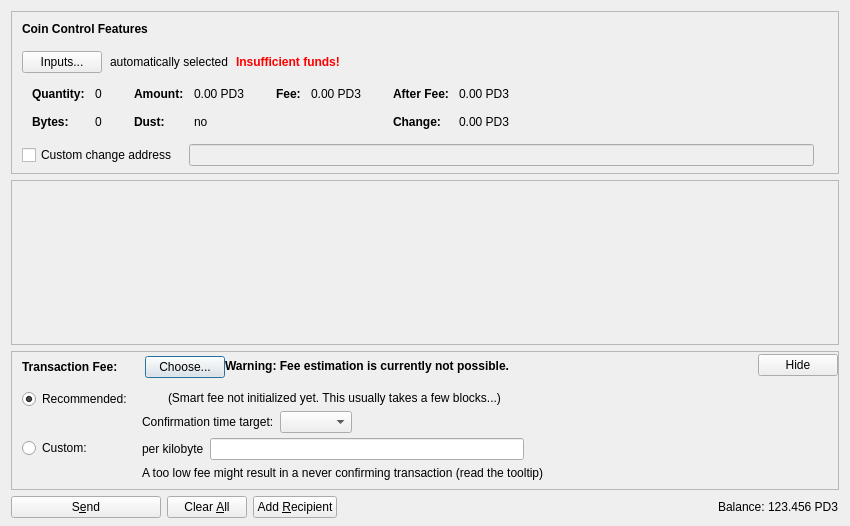
<?xml version="1.0" encoding="UTF-8"?>
<ui version="4.0">
 <class>SendCoinsDialog</class>
 <widget class="QDialog" name="SendCoinsDialog">
  <property name="geometry">
   <rect>
    <x>0</x>
    <y>0</y>
    <width>850</width>
    <height>526</height>
   </rect>
  </property>
  <property name="windowTitle">
   <string>Send Coins</string>
  </property>
  <layout class="QVBoxLayout" name="verticalLayout" stretch="0,1,0,0">
   <property name="bottomMargin">
    <number>8</number>
   </property>
   <item>
    <widget class="QFrame" name="frameCoinControl">
     <property name="sizePolicy">
      <sizepolicy hsizetype="Expanding" vsizetype="Expanding">
       <horstretch>0</horstretch>
       <verstretch>0</verstretch>
      </sizepolicy>
     </property>
     <property name="maximumSize">
      <size>
       <width>16777215</width>
       <height>16777215</height>
      </size>
     </property>
     <property name="frameShape">
      <enum>QFrame::StyledPanel</enum>
     </property>
     <property name="frameShadow">
      <enum>QFrame::Sunken</enum>
     </property>
     <layout class="QVBoxLayout" name="verticalLayoutCoinControl2">
      <property name="spacing">
       <number>0</number>
      </property>
      <property name="leftMargin">
       <number>0</number>
      </property>
      <property name="topMargin">
       <number>0</number>
      </property>
      <property name="rightMargin">
       <number>0</number>
      </property>
      <property name="bottomMargin">
       <number>6</number>
      </property>
      <item>
       <layout class="QVBoxLayout" name="verticalLayoutCoinControl" stretch="0,0,0,0,1">
        <property name="spacing">
         <number>0</number>
        </property>
        <property name="leftMargin">
         <number>10</number>
        </property>
        <property name="topMargin">
         <number>10</number>
        </property>
        <item>
         <layout class="QHBoxLayout" name="horizontalLayoutCoinControl1">
          <property name="bottomMargin">
           <number>15</number>
          </property>
          <item>
           <widget class="QLabel" name="labelCoinControlFeatures">
            <property name="sizePolicy">
             <sizepolicy hsizetype="Preferred" vsizetype="Maximum">
              <horstretch>0</horstretch>
              <verstretch>0</verstretch>
             </sizepolicy>
            </property>
            <property name="font">
             <font>
              <weight>75</weight>
              <bold>true</bold>
             </font>
            </property>
            <property name="styleSheet">
             <string notr="true">font-weight:bold;</string>
            </property>
            <property name="text">
             <string>Coin Control Features</string>
            </property>
           </widget>
          </item>
         </layout>
        </item>
        <item>
         <layout class="QHBoxLayout" name="horizontalLayoutCoinControl2" stretch="0,0,0,0">
          <property name="spacing">
           <number>8</number>
          </property>
          <property name="bottomMargin">
           <number>10</number>
          </property>
          <item>
           <widget class="QPushButton" name="pushButtonCoinControl">
            <property name="styleSheet">
             <string notr="true"/>
            </property>
            <property name="text">
             <string>Inputs...</string>
            </property>
            <property name="autoDefault">
             <bool>false</bool>
            </property>
           </widget>
          </item>
          <item>
           <widget class="QLabel" name="labelCoinControlAutomaticallySelected">
            <property name="text">
             <string>automatically selected</string>
            </property>
            <property name="margin">
             <number>5</number>
            </property>
           </widget>
          </item>
          <item>
           <widget class="QLabel" name="labelCoinControlInsuffFunds">
            <property name="font">
             <font>
              <weight>75</weight>
              <bold>true</bold>
             </font>
            </property>
            <property name="styleSheet">
             <string notr="true">color:red;font-weight:bold;</string>
            </property>
            <property name="text">
             <string>Insufficient funds!</string>
            </property>
            <property name="margin">
             <number>5</number>
            </property>
           </widget>
          </item>
          <item>
           <spacer name="horizontalSpacerCoinControl">
            <property name="orientation">
             <enum>Qt::Horizontal</enum>
            </property>
            <property name="sizeHint" stdset="0">
             <size>
              <width>40</width>
              <height>1</height>
             </size>
            </property>
           </spacer>
          </item>
         </layout>
        </item>
        <item>
         <widget class="QWidget" name="widgetCoinControl" native="true">
          <property name="sizePolicy">
           <sizepolicy hsizetype="Preferred" vsizetype="Preferred">
            <horstretch>0</horstretch>
            <verstretch>0</verstretch>
           </sizepolicy>
          </property>
          <property name="minimumSize">
           <size>
            <width>0</width>
            <height>0</height>
           </size>
          </property>
          <property name="styleSheet">
           <string notr="true"/>
          </property>
          <layout class="QHBoxLayout" name="horizontalLayoutCoinControl5">
           <property name="leftMargin">
            <number>0</number>
           </property>
           <property name="topMargin">
            <number>0</number>
           </property>
           <property name="rightMargin">
            <number>0</number>
           </property>
           <property name="bottomMargin">
            <number>0</number>
           </property>
           <item>
            <layout class="QHBoxLayout" name="horizontalLayoutCoinControl3" stretch="0,0,0,1">
             <property name="spacing">
              <number>20</number>
             </property>
             <property name="topMargin">
              <number>0</number>
             </property>
             <property name="bottomMargin">
              <number>10</number>
             </property>
             <item>
              <layout class="QFormLayout" name="formLayoutCoinControl1">
               <property name="horizontalSpacing">
                <number>10</number>
               </property>
               <property name="verticalSpacing">
                <number>14</number>
               </property>
               <property name="leftMargin">
                <number>10</number>
               </property>
               <property name="topMargin">
                <number>4</number>
               </property>
               <property name="rightMargin">
                <number>6</number>
               </property>
               <item row="0" column="0">
                <widget class="QLabel" name="labelCoinControlQuantityText">
                 <property name="font">
                  <font>
                   <weight>75</weight>
                   <bold>true</bold>
                  </font>
                 </property>
                 <property name="text">
                  <string>Quantity:</string>
                 </property>
                 <property name="margin">
                  <number>0</number>
                 </property>
                </widget>
               </item>
               <item row="0" column="1">
                <widget class="QLabel" name="labelCoinControlQuantity">
                 <property name="cursor">
                  <cursorShape>IBeamCursor</cursorShape>
                 </property>
                 <property name="contextMenuPolicy">
                  <enum>Qt::ActionsContextMenu</enum>
                 </property>
                 <property name="text">
                  <string notr="true">0</string>
                 </property>
                 <property name="margin">
                  <number>0</number>
                 </property>
                 <property name="textInteractionFlags">
                  <set>Qt::LinksAccessibleByMouse|Qt::TextSelectableByKeyboard|Qt::TextSelectableByMouse</set>
                 </property>
                </widget>
               </item>
               <item row="1" column="0">
                <widget class="QLabel" name="labelCoinControlBytesText">
                 <property name="font">
                  <font>
                   <weight>75</weight>
                   <bold>true</bold>
                  </font>
                 </property>
                 <property name="text">
                  <string>Bytes:</string>
                 </property>
                </widget>
               </item>
               <item row="1" column="1">
                <widget class="QLabel" name="labelCoinControlBytes">
                 <property name="cursor">
                  <cursorShape>IBeamCursor</cursorShape>
                 </property>
                 <property name="contextMenuPolicy">
                  <enum>Qt::ActionsContextMenu</enum>
                 </property>
                 <property name="text">
                  <string notr="true">0</string>
                 </property>
                 <property name="textInteractionFlags">
                  <set>Qt::LinksAccessibleByMouse|Qt::TextSelectableByKeyboard|Qt::TextSelectableByMouse</set>
                 </property>
                </widget>
               </item>
              </layout>
             </item>
             <item>
              <layout class="QFormLayout" name="formLayoutCoinControl2">
               <property name="horizontalSpacing">
                <number>10</number>
               </property>
               <property name="verticalSpacing">
                <number>14</number>
               </property>
               <property name="leftMargin">
                <number>6</number>
               </property>
               <property name="topMargin">
                <number>4</number>
               </property>
               <property name="rightMargin">
                <number>6</number>
               </property>
               <item row="0" column="0">
                <widget class="QLabel" name="labelCoinControlAmountText">
                 <property name="font">
                  <font>
                   <weight>75</weight>
                   <bold>true</bold>
                  </font>
                 </property>
                 <property name="text">
                  <string>Amount:</string>
                 </property>
                 <property name="margin">
                  <number>0</number>
                 </property>
                </widget>
               </item>
               <item row="0" column="1">
                <widget class="QLabel" name="labelCoinControlAmount">
                 <property name="cursor">
                  <cursorShape>IBeamCursor</cursorShape>
                 </property>
                 <property name="contextMenuPolicy">
                  <enum>Qt::ActionsContextMenu</enum>
                 </property>
                 <property name="text">
                  <string notr="true">0.00 PD3</string>
                 </property>
                 <property name="textInteractionFlags">
                  <set>Qt::LinksAccessibleByMouse|Qt::TextSelectableByKeyboard|Qt::TextSelectableByMouse</set>
                 </property>
                </widget>
               </item>
               <item row="1" column="0">
                <widget class="QLabel" name="labelCoinControlLowOutputText">
                 <property name="font">
                  <font>
                   <weight>75</weight>
                   <bold>true</bold>
                  </font>
                 </property>
                 <property name="text">
                  <string>Dust:</string>
                 </property>
                </widget>
               </item>
               <item row="1" column="1">
                <widget class="QLabel" name="labelCoinControlLowOutput">
                 <property name="cursor">
                  <cursorShape>IBeamCursor</cursorShape>
                 </property>
                 <property name="contextMenuPolicy">
                  <enum>Qt::ActionsContextMenu</enum>
                 </property>
                 <property name="text">
                  <string notr="true">no</string>
                 </property>
                 <property name="textInteractionFlags">
                  <set>Qt::LinksAccessibleByMouse|Qt::TextSelectableByKeyboard|Qt::TextSelectableByMouse</set>
                 </property>
                </widget>
               </item>
              </layout>
             </item>
             <item>
              <layout class="QFormLayout" name="formLayoutCoinControl3">
               <property name="horizontalSpacing">
                <number>10</number>
               </property>
               <property name="verticalSpacing">
                <number>14</number>
               </property>
               <property name="leftMargin">
                <number>6</number>
               </property>
               <property name="topMargin">
                <number>4</number>
               </property>
               <property name="rightMargin">
                <number>6</number>
               </property>
               <item row="0" column="0">
                <widget class="QLabel" name="labelCoinControlFeeText">
                 <property name="font">
                  <font>
                   <weight>75</weight>
                   <bold>true</bold>
                  </font>
                 </property>
                 <property name="text">
                  <string>Fee:</string>
                 </property>
                 <property name="margin">
                  <number>0</number>
                 </property>
                </widget>
               </item>
               <item row="0" column="1">
                <widget class="QLabel" name="labelCoinControlFee">
                 <property name="cursor">
                  <cursorShape>IBeamCursor</cursorShape>
                 </property>
                 <property name="contextMenuPolicy">
                  <enum>Qt::ActionsContextMenu</enum>
                 </property>
                 <property name="text">
                  <string notr="true">0.00 PD3</string>
                 </property>
                 <property name="textInteractionFlags">
                  <set>Qt::LinksAccessibleByMouse|Qt::TextSelectableByKeyboard|Qt::TextSelectableByMouse</set>
                 </property>
                </widget>
               </item>
              </layout>
             </item>
             <item>
              <layout class="QFormLayout" name="formLayoutCoinControl4">
               <property name="horizontalSpacing">
                <number>10</number>
               </property>
               <property name="verticalSpacing">
                <number>14</number>
               </property>
               <property name="leftMargin">
                <number>6</number>
               </property>
               <property name="topMargin">
                <number>4</number>
               </property>
               <property name="rightMargin">
                <number>6</number>
               </property>
               <item row="0" column="0">
                <widget class="QLabel" name="labelCoinControlAfterFeeText">
                 <property name="font">
                  <font>
                   <weight>75</weight>
                   <bold>true</bold>
                  </font>
                 </property>
                 <property name="text">
                  <string>After Fee:</string>
                 </property>
                 <property name="margin">
                  <number>0</number>
                 </property>
                </widget>
               </item>
               <item row="0" column="1">
                <widget class="QLabel" name="labelCoinControlAfterFee">
                 <property name="cursor">
                  <cursorShape>IBeamCursor</cursorShape>
                 </property>
                 <property name="contextMenuPolicy">
                  <enum>Qt::ActionsContextMenu</enum>
                 </property>
                 <property name="text">
                  <string notr="true">0.00 PD3</string>
                 </property>
                 <property name="textInteractionFlags">
                  <set>Qt::LinksAccessibleByMouse|Qt::TextSelectableByKeyboard|Qt::TextSelectableByMouse</set>
                 </property>
                </widget>
               </item>
               <item row="1" column="0">
                <widget class="QLabel" name="labelCoinControlChangeText">
                 <property name="font">
                  <font>
                   <weight>75</weight>
                   <bold>true</bold>
                  </font>
                 </property>
                 <property name="text">
                  <string>Change:</string>
                 </property>
                </widget>
               </item>
               <item row="1" column="1">
                <widget class="QLabel" name="labelCoinControlChange">
                 <property name="cursor">
                  <cursorShape>IBeamCursor</cursorShape>
                 </property>
                 <property name="contextMenuPolicy">
                  <enum>Qt::ActionsContextMenu</enum>
                 </property>
                 <property name="text">
                  <string notr="true">0.00 PD3</string>
                 </property>
                 <property name="textInteractionFlags">
                  <set>Qt::LinksAccessibleByMouse|Qt::TextSelectableByKeyboard|Qt::TextSelectableByMouse</set>
                 </property>
                </widget>
               </item>
              </layout>
             </item>
            </layout>
           </item>
          </layout>
         </widget>
        </item>
        <item>
         <layout class="QHBoxLayout" name="horizontalLayoutCoinControl4" stretch="0,0,0">
          <property name="spacing">
           <number>12</number>
          </property>
          <property name="sizeConstraint">
           <enum>QLayout::SetDefaultConstraint</enum>
          </property>
          <property name="topMargin">
           <number>5</number>
          </property>
          <property name="rightMargin">
           <number>5</number>
          </property>
          <item>
           <widget class="QCheckBox" name="checkBoxCoinControlChange">
            <property name="toolTip">
             <string>If this is activated, but the change address is empty or invalid, change will be sent to a newly generated address.</string>
            </property>
            <property name="text">
             <string>Custom change address</string>
            </property>
           </widget>
          </item>
          <item>
           <widget class="QValidatedLineEdit" name="lineEditCoinControlChange">
            <property name="enabled">
             <bool>false</bool>
            </property>
            <property name="sizePolicy">
             <sizepolicy hsizetype="Expanding" vsizetype="Fixed">
              <horstretch>0</horstretch>
              <verstretch>0</verstretch>
             </sizepolicy>
            </property>
           </widget>
          </item>
          <item>
           <widget class="QLabel" name="labelCoinControlChangeLabel">
            <property name="sizePolicy">
             <sizepolicy hsizetype="Preferred" vsizetype="Expanding">
              <horstretch>0</horstretch>
              <verstretch>0</verstretch>
             </sizepolicy>
            </property>
            <property name="minimumSize">
             <size>
              <width>0</width>
              <height>0</height>
             </size>
            </property>
            <property name="text">
             <string/>
            </property>
            <property name="margin">
             <number>3</number>
            </property>
           </widget>
          </item>
         </layout>
        </item>
        <item>
         <spacer name="verticalSpacerCoinControl">
          <property name="orientation">
           <enum>Qt::Vertical</enum>
          </property>
          <property name="sizeHint" stdset="0">
           <size>
            <width>800</width>
            <height>1</height>
           </size>
          </property>
         </spacer>
        </item>
       </layout>
      </item>
     </layout>
    </widget>
   </item>
   <item>
    <widget class="QScrollArea" name="scrollArea">
     <property name="widgetResizable">
      <bool>true</bool>
     </property>
     <widget class="QWidget" name="scrollAreaWidgetContents">
      <property name="geometry">
       <rect>
        <x>0</x>
        <y>0</y>
        <width>830</width>
        <height>104</height>
       </rect>
      </property>
      <layout class="QVBoxLayout" name="verticalLayout_2" stretch="0,1">
       <property name="leftMargin">
        <number>0</number>
       </property>
       <property name="topMargin">
        <number>0</number>
       </property>
       <property name="rightMargin">
        <number>0</number>
       </property>
       <property name="bottomMargin">
        <number>0</number>
       </property>
       <item>
        <layout class="QVBoxLayout" name="entries">
         <property name="spacing">
          <number>6</number>
         </property>
        </layout>
       </item>
       <item>
        <spacer name="verticalSpacer">
         <property name="orientation">
          <enum>Qt::Vertical</enum>
         </property>
         <property name="sizeHint" stdset="0">
          <size>
           <width>20</width>
           <height>40</height>
          </size>
         </property>
        </spacer>
       </item>
      </layout>
     </widget>
    </widget>
   </item>
   <item>
    <widget class="QFrame" name="frameFee">
     <property name="sizePolicy">
      <sizepolicy hsizetype="Expanding" vsizetype="Expanding">
       <horstretch>0</horstretch>
       <verstretch>0</verstretch>
      </sizepolicy>
     </property>
     <property name="maximumSize">
      <size>
       <width>16777215</width>
       <height>16777215</height>
      </size>
     </property>
     <property name="frameShape">
      <enum>QFrame::StyledPanel</enum>
     </property>
     <property name="frameShadow">
      <enum>QFrame::Sunken</enum>
     </property>
     <layout class="QVBoxLayout" name="verticalLayoutFee1">
      <property name="spacing">
       <number>0</number>
      </property>
      <property name="leftMargin">
       <number>0</number>
      </property>
      <property name="topMargin">
       <number>0</number>
      </property>
      <property name="rightMargin">
       <number>0</number>
      </property>
      <property name="bottomMargin">
       <number>0</number>
      </property>
      <item>
       <layout class="QVBoxLayout" name="verticalLayoutFee2" stretch="0,0,0">
        <property name="spacing">
         <number>0</number>
        </property>
        <property name="leftMargin">
         <number>10</number>
        </property>
        <property name="topMargin">
         <number>0</number>
        </property>
        <item>
         <layout class="QHBoxLayout" name="horizontalLayoutFee1">
          <property name="bottomMargin">
           <number>0</number>
          </property>
          <item>
           <layout class="QVBoxLayout" name="verticalLayoutFee7">
            <property name="spacing">
             <number>0</number>
            </property>
            <item>
             <spacer name="verticalSpacerSmartFee">
              <property name="orientation">
               <enum>Qt::Vertical</enum>
              </property>
              <property name="sizeType">
               <enum>QSizePolicy::Fixed</enum>
              </property>
              <property name="sizeHint" stdset="0">
               <size>
                <width>1</width>
                <height>4</height>
               </size>
              </property>
             </spacer>
            </item>
            <item>
             <layout class="QHBoxLayout" name="horizontalLayoutSmartFee">
              <property name="spacing">
               <number>10</number>
              </property>
              <item>
               <widget class="QLabel" name="labelFeeHeadline">
                <property name="sizePolicy">
                 <sizepolicy hsizetype="Preferred" vsizetype="Maximum">
                  <horstretch>0</horstretch>
                  <verstretch>0</verstretch>
                 </sizepolicy>
                </property>
                <property name="font">
                 <font>
                  <weight>75</weight>
                  <bold>true</bold>
                 </font>
                </property>
                <property name="styleSheet">
                 <string notr="true">font-weight:bold;</string>
                </property>
                <property name="text">
                 <string>Transaction Fee:</string>
                </property>
               </widget>
              </item>
              <item>
               <widget class="QLabel" name="labelFeeMinimized">
                <property name="text">
                 <string/>
                </property>
               </widget>
              </item>
              <item>
               <widget class="QPushButton" name="buttonChooseFee">
                <property name="text">
                 <string>Choose...</string>
                </property>
               </widget>
              </item>
             </layout>
            </item>
            <item>
             <spacer name="verticalSpacer_5">
              <property name="orientation">
               <enum>Qt::Vertical</enum>
              </property>
              <property name="sizeHint" stdset="0">
               <size>
                <width>1</width>
                <height>1</height>
               </size>
              </property>
             </spacer>
            </item>
           </layout>
          </item>
          <item>
           <widget class="QLabel" name="fallbackFeeWarningLabel">
            <property name="toolTip">
             <string>Using the fallbackfee can result in sending a transaction that will take several hours or days (or never) to confirm. Consider choosing your fee manually or wait until you have validated the complete chain.</string>
            </property>
            <property name="font">
            <font>
                <weight>75</weight>
                <bold>true</bold>
            </font>
            </property>
            <property name="text">
             <string>Warning: Fee estimation is currently not possible.</string>
            </property>
            <property name="wordWrap">
             <bool>false</bool>
            </property>
           </widget>
          </item>
          <item>
           <spacer name="horizontalSpacer_4">
            <property name="orientation">
             <enum>Qt::Horizontal</enum>
            </property>
            <property name="sizeType">
             <enum>QSizePolicy::MinimumExpanding</enum>
            </property>
            <property name="sizeHint" stdset="0">
             <size>
              <width>40</width>
              <height>20</height>
             </size>
            </property>
           </spacer>
          </item>
          <item>
           <widget class="QPushButton" name="buttonMinimizeFee">
            <property name="toolTip">
             <string>collapse fee-settings</string>
            </property>
            <property name="text">
             <string>Hide</string>
            </property>
           </widget>
          </item>
         </layout>
        </item>
        <item>
         <widget class="QFrame" name="frameFeeSelection">
          <layout class="QVBoxLayout" name="verticalLayoutFee12">
           <property name="spacing">
            <number>0</number>
           </property>
           <property name="leftMargin">
            <number>0</number>
           </property>
           <property name="topMargin">
            <number>0</number>
           </property>
           <property name="rightMargin">
            <number>0</number>
           </property>
           <property name="bottomMargin">
            <number>0</number>
           </property>
           <item>
            <layout class="QGridLayout" name="gridLayoutFee">
             <property name="topMargin">
              <number>10</number>
             </property>
             <property name="bottomMargin">
              <number>4</number>
             </property>
             <property name="horizontalSpacing">
              <number>10</number>
             </property>
             <property name="verticalSpacing">
              <number>4</number>
             </property>
             <item row="1" column="1">
              <layout class="QVBoxLayout" name="verticalLayoutFee8">
               <property name="spacing">
                <number>6</number>
               </property>
               <item>
                <layout class="QHBoxLayout" name="horizontalLayoutFee13">
                 <item>
                  <widget class="QLabel" name="labelCustomPerKilobyte">
                   <property name="toolTip">
                    <string>Specify a custom fee per kB (1,000 bytes) of the transaction's virtual size.

Note:  Since the fee is calculated on a per-byte basis, a fee of "100 satoshis per kB" for a transaction size of 500 bytes (half of 1 kB) would ultimately yield a fee of only 50 satoshis.</string>
                   </property>
                   <property name="text">
                    <string>per kilobyte</string>
                   </property>
                  </widget>
                 </item>
                 <item>
                  <widget class="BitcoinAmountField" name="customFee"/>
                 </item>
                 <item>
                  <spacer name="horizontalSpacer_6">
                   <property name="orientation">
                    <enum>Qt::Horizontal</enum>
                   </property>
                   <property name="sizeHint" stdset="0">
                    <size>
                     <width>1</width>
                     <height>1</height>
                    </size>
                   </property>
                  </spacer>
                 </item>
                </layout>
               </item>
               <item>
                <layout class="QHBoxLayout" name="horizontalLayoutFee8">
                 <item>
                  <widget class="QLabel" name="labelCustomFeeWarning">
                   <property name="enabled">
                    <bool>true</bool>
                   </property>
                   <property name="toolTip">
                    <string>When there is less transaction volume than space in the blocks, miners as well as relaying nodes may enforce a minimum fee. Paying only this minimum fee is just fine, but be aware that this can result in a never confirming transaction once there is more demand for panda3 transactions than the network can process.</string>
                   </property>
                   <property name="text">
                    <string>A too low fee might result in a never confirming transaction (read the tooltip)</string>
                   </property>
                  </widget>
                 </item>
                 <item>
                  <spacer name="horizontalSpacer_2">
                   <property name="orientation">
                    <enum>Qt::Horizontal</enum>
                   </property>
                   <property name="sizeHint" stdset="0">
                    <size>
                     <width>1</width>
                     <height>1</height>
                    </size>
                   </property>
                  </spacer>
                 </item>
                </layout>
               </item>
              </layout>
             </item>
             <item row="0" column="0">
              <layout class="QVBoxLayout" name="verticalLayoutFee4" stretch="0,1">
               <item>
                <widget class="QRadioButton" name="radioSmartFee">
                 <property name="text">
                  <string>Recommended:</string>
                 </property>
                 <property name="checked">
                  <bool>true</bool>
                 </property>
                 <attribute name="buttonGroup">
                  <string notr="true">groupFee</string>
                 </attribute>
                </widget>
               </item>
               <item>
                <spacer name="verticalSpacer_2">
                 <property name="orientation">
                  <enum>Qt::Vertical</enum>
                 </property>
                 <property name="sizeHint" stdset="0">
                  <size>
                   <width>1</width>
                   <height>1</height>
                  </size>
                 </property>
                </spacer>
               </item>
              </layout>
             </item>
             <item row="1" column="0">
              <layout class="QVBoxLayout" name="verticalLayoutFee9" stretch="0,1">
               <item>
                <widget class="QRadioButton" name="radioCustomFee">
                 <property name="text">
                  <string>Custom:</string>
                 </property>
                 <attribute name="buttonGroup">
                  <string notr="true">groupFee</string>
                 </attribute>
                </widget>
               </item>
               <item>
                <spacer name="verticalSpacer_6">
                 <property name="orientation">
                  <enum>Qt::Vertical</enum>
                 </property>
                 <property name="sizeHint" stdset="0">
                  <size>
                   <width>1</width>
                   <height>1</height>
                  </size>
                 </property>
                </spacer>
               </item>
              </layout>
             </item>
             <item row="0" column="1">
              <layout class="QVBoxLayout" name="verticalLayoutFee3" stretch="0,0,1">
               <property name="spacing">
                <number>6</number>
               </property>
               <property name="topMargin">
                <number>2</number>
               </property>
               <item>
                <layout class="QHBoxLayout" name="horizontalLayoutFee12">
                 <item>
                  <widget class="QLabel" name="labelSmartFee">
                   <property name="text">
                    <string/>
                   </property>
                  </widget>
                 </item>
                 <item>
                  <widget class="QLabel" name="labelFeeEstimation">
                   <property name="text">
                    <string/>
                   </property>
                  </widget>
                 </item>
                 <item>
                  <widget class="QLabel" name="labelSmartFee2">
                   <property name="text">
                    <string>(Smart fee not initialized yet. This usually takes a few blocks...)</string>
                   </property>
                  </widget>
                 </item>
                 <item>
                  <spacer name="horizontalSpacer_5">
                   <property name="orientation">
                    <enum>Qt::Horizontal</enum>
                   </property>
                   <property name="sizeHint" stdset="0">
                    <size>
                     <width>1</width>
                     <height>1</height>
                    </size>
                   </property>
                  </spacer>
                 </item>
                </layout>
               </item>
               <item>
                <layout class="QHBoxLayout" name="horizontalLayoutFee9">
                 <item>
                  <layout class="QVBoxLayout" name="verticalLayoutFee6">
                   <item>
                    <widget class="QLabel" name="labelSmartFee3">
                     <property name="text">
                      <string>Confirmation time target:</string>
                     </property>
                    </widget>
                   </item>
                  </layout>
                 </item>
                 <item>
                  <layout class="QVBoxLayout" name="verticalLayoutFee5">
                   <property name="rightMargin">
                    <number>30</number>
                   </property>
                   <item>
                    <layout class="QHBoxLayout" name="horizontalLayoutConfTarget">
                     <property name="bottomMargin">
                      <number>0</number>
                     </property>
                     <item>
                      <widget class="QComboBox" name="confTargetSelector"/>
                     </item>
                     <item>
                      <spacer name="horizontalSpacerConfTarget">
                       <property name="orientation">
                        <enum>Qt::Horizontal</enum>
                       </property>
                       <property name="sizeHint" stdset="0">
                        <size>
                         <width>40</width>
                         <height>20</height>
                        </size>
                       </property>
                      </spacer>
                     </item>
                    </layout>
                   </item>
                  </layout>
                 </item>
                </layout>
               </item>
               <item>
                <spacer name="verticalSpacer_4">
                 <property name="orientation">
                  <enum>Qt::Vertical</enum>
                 </property>
                 <property name="sizeHint" stdset="0">
                  <size>
                   <width>1</width>
                   <height>1</height>
                  </size>
                 </property>
                </spacer>
               </item>
              </layout>
             </item>
            </layout>
           </item>
          </layout>
         </widget>
        </item>
        <item>
         <spacer name="verticalSpacerFee">
          <property name="orientation">
           <enum>Qt::Vertical</enum>
          </property>
          <property name="sizeHint" stdset="0">
           <size>
            <width>40</width>
            <height>5</height>
           </size>
          </property>
         </spacer>
        </item>
       </layout>
      </item>
     </layout>
    </widget>
   </item>
   <item>
    <layout class="QHBoxLayout" name="horizontalLayout">
     <item>
      <widget class="QPushButton" name="sendButton">
       <property name="minimumSize">
        <size>
         <width>150</width>
         <height>0</height>
        </size>
       </property>
       <property name="toolTip">
        <string>Confirm the send action</string>
       </property>
       <property name="text">
        <string>S&amp;end</string>
       </property>
       <property name="icon">
        <iconset resource="../bitcoin.qrc">
         <normaloff>:/icons/send</normaloff>:/icons/send</iconset>
       </property>
       <property name="autoDefault">
        <bool>false</bool>
       </property>
       <property name="default">
        <bool>false</bool>
       </property>
      </widget>
     </item>
     <item>
      <widget class="QPushButton" name="clearButton">
       <property name="sizePolicy">
        <sizepolicy hsizetype="Minimum" vsizetype="Fixed">
         <horstretch>0</horstretch>
         <verstretch>0</verstretch>
        </sizepolicy>
       </property>
       <property name="toolTip">
        <string>Clear all fields of the form.</string>
       </property>
       <property name="text">
        <string>Clear &amp;All</string>
       </property>
       <property name="icon">
        <iconset resource="../bitcoin.qrc">
         <normaloff>:/icons/remove</normaloff>:/icons/remove</iconset>
       </property>
       <property name="autoDefault">
        <bool>false</bool>
       </property>
      </widget>
     </item>
     <item>
      <widget class="QPushButton" name="addButton">
       <property name="toolTip">
        <string>Send to multiple recipients at once</string>
       </property>
       <property name="text">
        <string>Add &amp;Recipient</string>
       </property>
       <property name="icon">
        <iconset resource="../bitcoin.qrc">
         <normaloff>:/icons/add</normaloff>:/icons/add</iconset>
       </property>
       <property name="autoDefault">
        <bool>false</bool>
       </property>
      </widget>
     </item>
     <item>
      <spacer name="horizontalSpacer">
       <property name="orientation">
        <enum>Qt::Horizontal</enum>
       </property>
       <property name="sizeHint" stdset="0">
        <size>
         <width>40</width>
         <height>20</height>
        </size>
       </property>
      </spacer>
     </item>
     <item>
      <layout class="QHBoxLayout" name="horizontalLayout_2">
       <property name="spacing">
        <number>3</number>
       </property>
       <item>
        <widget class="QLabel" name="label">
         <property name="sizePolicy">
          <sizepolicy hsizetype="Preferred" vsizetype="Fixed">
           <horstretch>0</horstretch>
           <verstretch>0</verstretch>
          </sizepolicy>
         </property>
         <property name="text">
          <string>Balance:</string>
         </property>
        </widget>
       </item>
       <item>
        <widget class="QLabel" name="labelBalance">
         <property name="sizePolicy">
          <sizepolicy hsizetype="Preferred" vsizetype="Fixed">
           <horstretch>0</horstretch>
           <verstretch>0</verstretch>
          </sizepolicy>
         </property>
         <property name="cursor">
          <cursorShape>IBeamCursor</cursorShape>
         </property>
         <property name="text">
          <string notr="true">123.456 PD3</string>
         </property>
         <property name="textInteractionFlags">
          <set>Qt::LinksAccessibleByMouse|Qt::TextSelectableByKeyboard|Qt::TextSelectableByMouse</set>
         </property>
        </widget>
       </item>
      </layout>
     </item>
    </layout>
   </item>
  </layout>
 </widget>
 <customwidgets>
  <customwidget>
   <class>QValidatedLineEdit</class>
   <extends>QLineEdit</extends>
   <header>qt/qvalidatedlineedit.h</header>
  </customwidget>
  <customwidget>
   <class>BitcoinAmountField</class>
   <extends>QLineEdit</extends>
   <header>qt/bitcoinamountfield.h</header>
   <container>1</container>
  </customwidget>
 </customwidgets>
 <resources>
  <include location="../bitcoin.qrc"/>
 </resources>
 <connections/>
 <buttongroups>
  <buttongroup name="groupFee"/>
 </buttongroups>
</ui>
